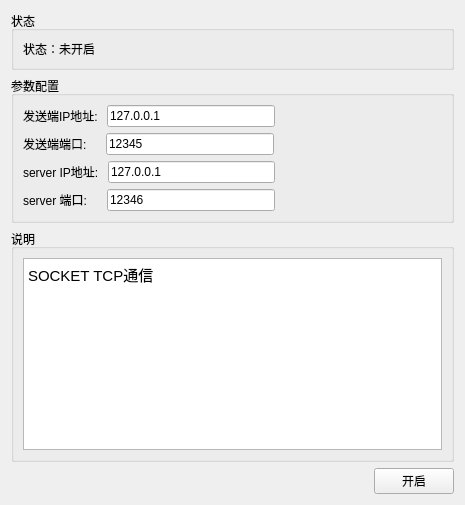
           <widget class="QWidget" name="tab_15">
            <attribute name="title">
             <string>配置状态</string>
            </attribute>
            <layout class="QVBoxLayout" name="verticalLayout_19">
             <item>
              <widget class="QGroupBox" name="groupBox_19">
               <property name="title">
                <string>状态</string>
               </property>
               <layout class="QVBoxLayout" name="verticalLayout_20">
                <item>
                 <widget class="QLabel" name="sockettcp_state_label">
                  <property name="text">
                   <string>状态：未开启</string>
                  </property>
                 </widget>
                </item>
               </layout>
              </widget>
             </item>
             <item>
              <widget class="QGroupBox" name="groupBox_20">
               <property name="title">
                <string>参数配置</string>
               </property>
               <layout class="QVBoxLayout" name="verticalLayout_21">
                <item>
                 <layout class="QHBoxLayout" name="horizontalLayout_23">
                  <item>
                   <widget class="QLabel" name="label_26">
                    <property name="text">
                     <string>发送端IP地址: </string>
                    </property>
                   </widget>
                  </item>
                  <item>
                   <widget class="QLineEdit" name="sockettcp_lineEdit01">
                    <property name="text">
                     <string>127.0.0.1</string>
                    </property>
                   </widget>
                  </item>
                  <item>
                   <spacer name="horizontalSpacer_27">
                    <property name="orientation">
                     <enum>Qt::Horizontal</enum>
                    </property>
                    <property name="sizeHint" stdset="0">
                     <size>
                      <width>40</width>
                      <height>20</height>
                     </size>
                    </property>
                   </spacer>
                  </item>
                 </layout>
                </item>
                <item>
                 <layout class="QHBoxLayout" name="horizontalLayout_24">
                  <item>
                   <widget class="QLabel" name="label_27">
                    <property name="text">
                     <string>发送端端口:    </string>
                    </property>
                   </widget>
                  </item>
                  <item>
                   <widget class="QLineEdit" name="sockettcp_lineEdit02">
                    <property name="text">
                     <string>12345</string>
                    </property>
                   </widget>
                  </item>
                  <item>
                   <spacer name="horizontalSpacer_28">
                    <property name="orientation">
                     <enum>Qt::Horizontal</enum>
                    </property>
                    <property name="sizeHint" stdset="0">
                     <size>
                      <width>40</width>
                      <height>20</height>
                     </size>
                    </property>
                   </spacer>
                  </item>
                 </layout>
                </item>
                <item>
                 <layout class="QHBoxLayout" name="horizontalLayout_25">
                  <item>
                   <widget class="QLabel" name="label_28">
                    <property name="text">
                     <string>server IP地址: </string>
                    </property>
                   </widget>
                  </item>
                  <item>
                   <widget class="QLineEdit" name="sockettcp_lineEdit03">
                    <property name="text">
                     <string>127.0.0.1</string>
                    </property>
                   </widget>
                  </item>
                  <item>
                   <spacer name="horizontalSpacer_29">
                    <property name="orientation">
                     <enum>Qt::Horizontal</enum>
                    </property>
                    <property name="sizeHint" stdset="0">
                     <size>
                      <width>40</width>
                      <height>20</height>
                     </size>
                    </property>
                   </spacer>
                  </item>
                 </layout>
                </item>
                <item>
                 <layout class="QHBoxLayout" name="horizontalLayout_26">
                  <item>
                   <widget class="QLabel" name="label_29">
                    <property name="text">
                     <string>server 端口:    </string>
                    </property>
                   </widget>
                  </item>
                  <item>
                   <widget class="QLineEdit" name="sockettcp_lineEdit04">
                    <property name="text">
                     <string>12346</string>
                    </property>
                   </widget>
                  </item>
                  <item>
                   <spacer name="horizontalSpacer_30">
                    <property name="orientation">
                     <enum>Qt::Horizontal</enum>
                    </property>
                    <property name="sizeHint" stdset="0">
                     <size>
                      <width>40</width>
                      <height>20</height>
                     </size>
                    </property>
                   </spacer>
                  </item>
                 </layout>
                </item>
               </layout>
              </widget>
             </item>
             <item>
              <widget class="QGroupBox" name="groupBox_21">
               <property name="title">
                <string>说明</string>
               </property>
               <layout class="QGridLayout" name="gridLayout_26">
                <item row="0" column="0">
                 <widget class="QTextBrowser" name="textBrowser_7">
                  <property name="html">
                   <string>&lt;!DOCTYPE HTML PUBLIC &quot;-//W3C//DTD HTML 4.0//EN&quot; &quot;http://www.w3.org/TR/REC-html40/strict.dtd&quot;&gt;
&lt;html&gt;&lt;head&gt;&lt;meta name=&quot;qrichtext&quot; content=&quot;1&quot; /&gt;&lt;style type=&quot;text/css&quot;&gt;
p, li { white-space: pre-wrap; }
&lt;/style&gt;&lt;/head&gt;&lt;body style=&quot; font-family:'文泉驿微米黑'; font-size:11pt; font-weight:400; font-style:normal;&quot;&gt;
&lt;p style=&quot; margin-top:0px; margin-bottom:0px; margin-left:0px; margin-right:0px; -qt-block-indent:0; text-indent:0px;&quot;&gt;SOCKET TCP通信&lt;/p&gt;&lt;/body&gt;&lt;/html&gt;</string>
                  </property>
                 </widget>
                </item>
               </layout>
              </widget>
             </item>
             <item>
              <layout class="QHBoxLayout" name="horizontalLayout_27">
               <item>
                <spacer name="horizontalSpacer_31">
                 <property name="orientation">
                  <enum>Qt::Horizontal</enum>
                 </property>
                 <property name="sizeHint" stdset="0">
                  <size>
                   <width>363</width>
                   <height>20</height>
                  </size>
                 </property>
                </spacer>
               </item>
               <item>
                <widget class="QPushButton" name="sockettcp_btn_enter">
                 <property name="text">
                  <string>开启</string>
                 </property>
                </widget>
               </item>
              </layout>
             </item>
            </layout>
           </widget>
